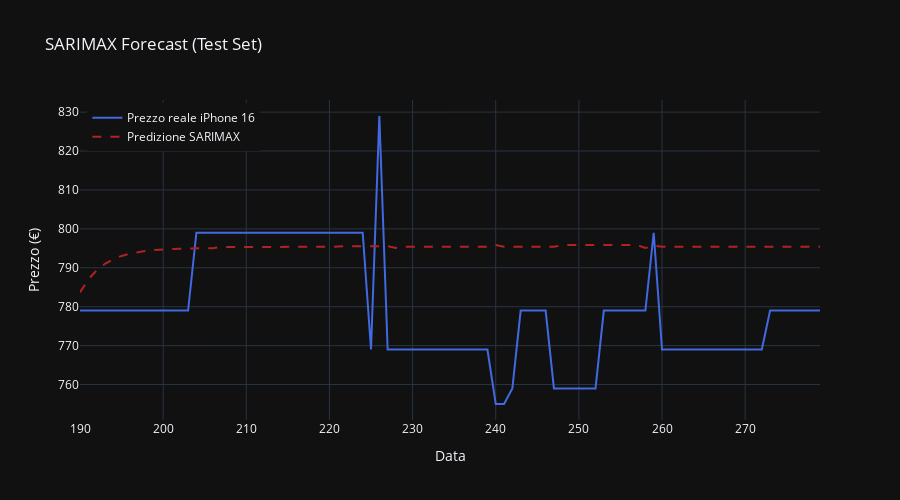

The cell this chart's notebook holds for it:
### Code cell
fig = go.Figure()
# Prezzo reale
fig.add_trace(go.Scatter(x=endog_test.index, y=endog_test,mode='lines',name='Prezzo reale iPhone 16',line=dict(color='royalblue')))
# Predizione SARIMAX
fig.add_trace(go.Scatter(x=endog_test.index,y=pred,mode='lines',name='Predizione SARIMAX',line=dict(color='firebrick', dash='dash')))
# Layout
fig.update_layout(title='SARIMAX Forecast (Test Set)',xaxis_title='Data',yaxis_title='Prezzo (€)',
    legend=dict(x=0.01, y=0.99),template='plotly_dark',width=900,height=500)
fig.show()
